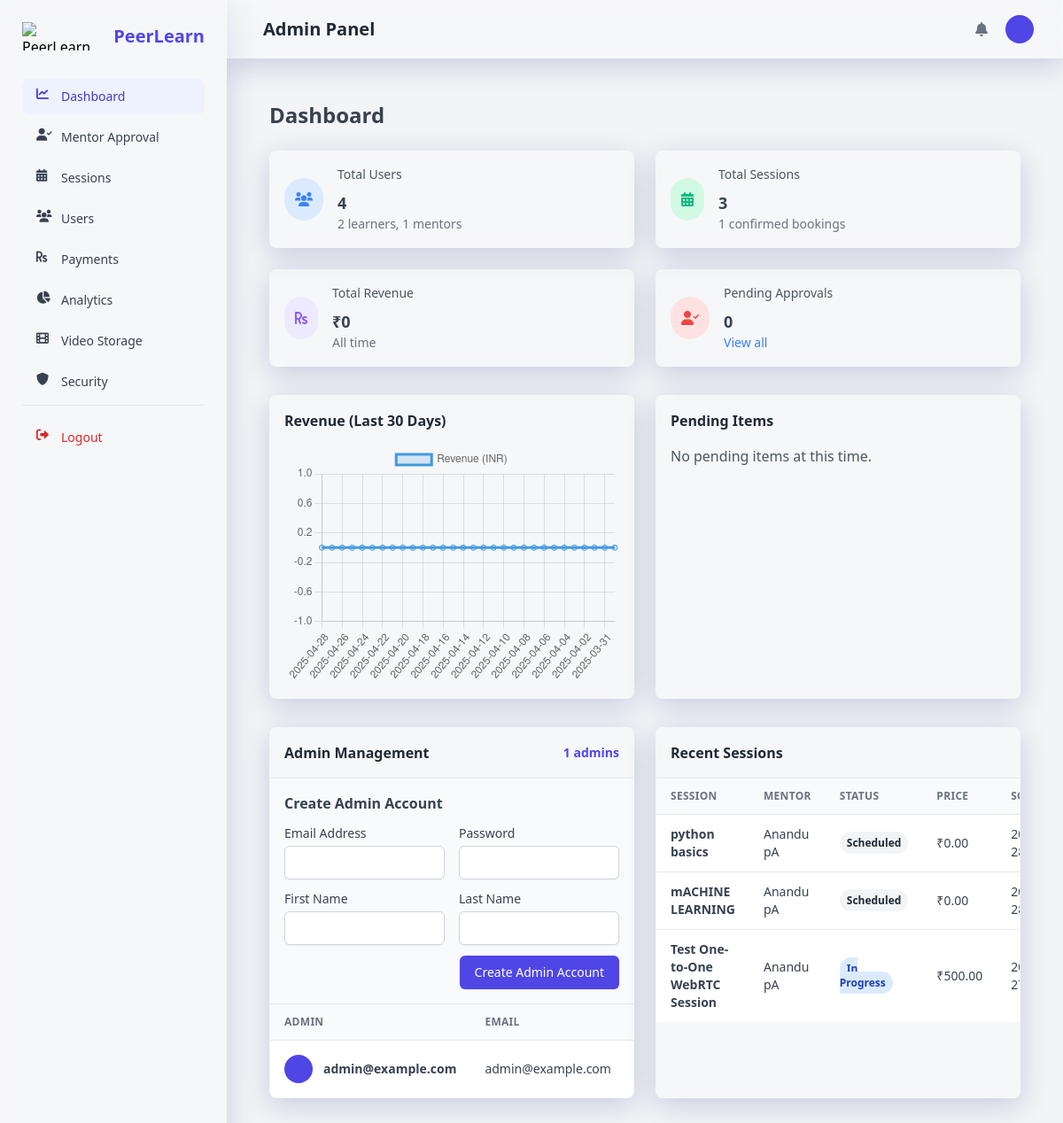
/admin-panel/ (signed in), run on an earlier commit of the app's database.
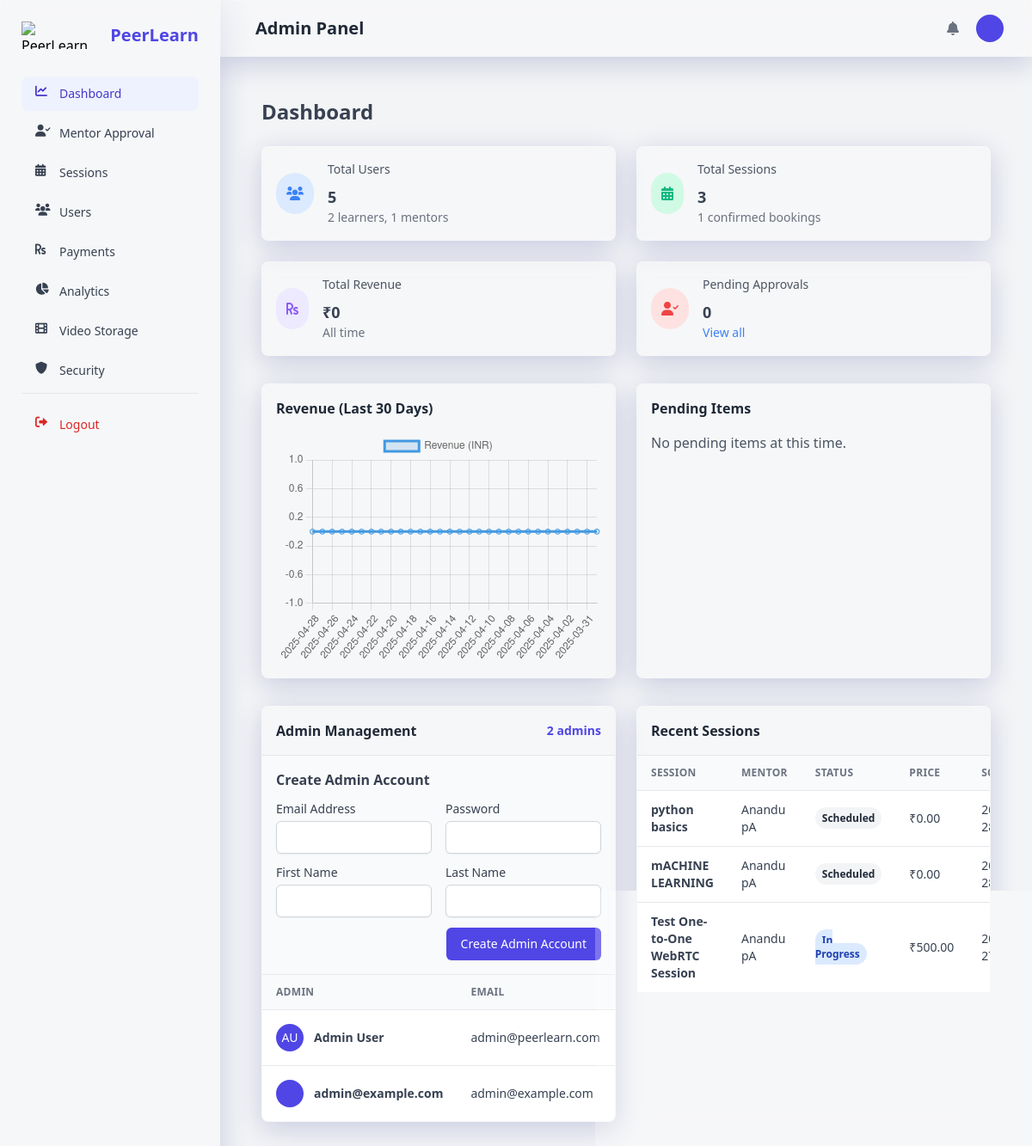
And on a later commit of the database.
### users/models.py (models this page shows, shortened)
class User(AbstractUser):
    ROLE_CHOICES = (
        ('learner', _('Learner')),
        ('mentor', _('Mentor')),
        ('admin', _('Admin')),
    )
    username = None
    email = models.EmailField(_('email address'), unique=True)
    profile_picture = models.ImageField(_('profile picture'), upload_to='profile_pictures/', blank=True, null=True)
    role = models.CharField(_('role'), max_length=10, choices=ROLE_CHOICES, default='learner')
    two_factor_enabled = models.BooleanField(_('two-factor authentication'), default=False)
    USERNAME_FIELD = 'email'
    REQUIRED_FIELDS = []
    objects = UserManager()
    def get_full_name(self):
        return f"{self.first_name} {self.last_name}".strip() or self.email
    full_name = property(get_full_name)

class MentorProfile(models.Model):
    user = models.OneToOneField(User, on_delete=models.CASCADE, related_name='mentor_profile')
    expertise = models.CharField(_('area of expertise'), max_length=255)
    bio = models.TextField(_('biography'))
    hourly_rate = models.DecimalField(_('hourly rate'), max_digits=10, decimal_places=2)
    is_approved = models.BooleanField(_('approved status'), default=False)
    intro_video = models.URLField(_('introduction video'), blank=True, null=True)
    average_rating = models.DecimalField(_('average rating'), max_digits=3, decimal_places=2, default=0)
    total_reviews = models.PositiveIntegerField(_('total reviews'), default=0)
    created_at = models.DateTimeField(auto_now_add=True)
    updated_at = models.DateTimeField(auto_now=True)

### learning_sessions/models.py (models this page shows, shortened)
class Session(models.Model):
    STATUS_CHOICES = (
        ('scheduled', _('Scheduled')),
        ('in_progress', _('In Progress')),
        ('completed', _('Completed')),
        ('cancelled', _('Cancelled')),
    )
    mentor = models.ForeignKey(MentorProfile, on_delete=models.CASCADE, related_name='sessions')
    title = models.CharField(_('title'), max_length=255)
    description = models.TextField(_('description'))
    topics_to_cover = models.TextField(_('topics to cover'), blank=True, help_text=_("List of topics that will be covered in this session"))
    start_time = models.DateTimeField(_('start time'))
    end_time = models.DateTimeField(_('end time'))
    price = models.DecimalField(_('price'), max_digits=10, decimal_places=2)
    max_participants = models.PositiveIntegerField(_('maximum participants'), default=1)
    current_participants = models.PositiveIntegerField(_('current participants'), default=0)
    status = models.CharField(_('status'), max_length=20, choices=STATUS_CHOICES, default='scheduled')
    tags = models.CharField(_('tags'), max_length=255, blank=True, help_text=_("Comma-separated tags"))
    thumbnail = models.ImageField(_('thumbnail'), upload_to='session_thumbnails/', blank=True, null=True)
    created_at = models.DateTimeField(auto_now_add=True)
    updated_at = models.DateTimeField(auto_now=True)
    class Meta:
        ordering = ['start_time']
        indexes = [
            models.Index(fields=['start_time']),
            models.Index(fields=['status']),
        ]

### admin_panel/views.py (the view)
# urls.py: path('', views.admin_dashboard, name='admin_dashboard'),
@login_required
@user_passes_test(is_admin)
def admin_dashboard(request):
    total_users = User.objects.count()
    total_learners = User.objects.filter(role='learner').count()
    total_mentors = User.objects.filter(role='mentor').count()
    total_admins = User.objects.filter(role='admin').count()
    total_sessions = Session.objects.count()
    total_bookings = Booking.objects.filter(status='confirmed').count()
    total_revenue = Transaction.objects.filter(status='completed').aggregate(Sum('amount'))['amount__sum'] or 0
    pending_mentors = MentorProfile.objects.filter(is_approved=False).select_related('user')
    pending_withdrawals = WithdrawalRequest.objects.filter(status='pending').select_related('mentor__user')
    admin_users = User.objects.filter(role='admin').order_by('-date_joined')
    thirty_days_ago = timezone.now() - timedelta(days=30)
    recent_transactions = Transaction.objects.filter(
        status='completed',
        created_at__gte=thirty_days_ago
    )
    revenue_by_day = {}
    for i in range(30):
        day = (timezone.now() - timedelta(days=i)).date()
        revenue_by_day[day.strftime('%Y-%m-%d')] = 0
    for transaction in recent_transactions:
        day = transaction.created_at.date().strftime('%Y-%m-%d')
        if day in revenue_by_day:
            revenue_by_day[day] += float(transaction.amount)
    chart_labels = list(revenue_by_day.keys())
    chart_data = list(revenue_by_day.values())
    recent_sessions = Session.objects.all().order_by('-created_at')[:10]
    context = {
        'total_users': total_users,
        'total_learners': total_learners,
        'total_mentors': total_mentors,
        'total_admins': total_admins,
        'total_sessions': total_sessions,
        'total_bookings': total_bookings,
        'total_revenue': total_revenue,
        'pending_mentors': pending_mentors,
        'pending_withdrawals': pending_withdrawals,
        'chart_labels': chart_labels,
        'chart_data': chart_data,
        'recent_sessions': recent_sessions,
        'admin_users': admin_users,
    }
    return render(request, 'admin_panel/dashboard.html', context)

### admin_panel/views.py (called while the page is built)
def is_admin(user):
    return user.is_authenticated and user.role == 'admin'

### templates/admin_panel/dashboard.html (shortened to what the changed rows need)
{% extends 'admin_panel/base.html' %}
{% load static %}
{% load i18n %}
{% block content %}
<div class="container px-6 mx-auto grid">
    <h2 class="my-6 text-2xl font-semibold text-gray-700">
        {% trans "Dashboard" %}
    </h2>
    <div class="grid gap-6 mb-8 md:grid-cols-2 xl:grid-cols-4">
        <div class="flex items-center p-4 bg-white rounded-lg shadow-xs glassmorphism">
            <div>
                <p class="mb-2 text-sm font-medium text-gray-600">
                    {% trans "Total Users" %}
                </p>
                <p class="text-lg font-semibold text-gray-700">
                    {{ total_users }}
                </p>
                <p class="text-sm text-gray-500">
                    {{ total_learners }} {% trans "learners" %}, {{ total_mentors }} {% trans "mentors" %}
                </p>
            </div>
        </div>
    </div>
    <div class="grid gap-6 mb-8 md:grid-cols-2">
        <div class="w-full overflow-hidden rounded-lg shadow-xs glassmorphism mb-8">
            <div class="w-full overflow-x-auto">
                <h4 class="font-semibold text-gray-800 p-4 border-b flex items-center justify-between">
                    <span>{% trans "Admin Management" %}</span>
                    <span class="text-sm text-indigo-600">{{ total_admins }} {% trans "admins" %}</span>
                </h4>
                {% if admin_users %}
                <table class="w-full whitespace-no-wrap">
                    <thead>
                        <tr class="text-xs font-semibold tracking-wide text-left text-gray-500 uppercase border-b bg-gray-50">
                            <th class="px-4 py-3">{% trans "Admin" %}</th>
                            <th class="px-4 py-3">{% trans "Email" %}</th>
                            <th class="px-4 py-3">{% trans "Joined" %}</th>
                        </tr>
                    </thead>
                    <tbody class="bg-white divide-y">
                        {% for admin in admin_users %}
                        <tr class="text-gray-700">
                            <td class="px-4 py-3">
                                <div class="flex items-center text-sm">
                                    <div class="h-8 w-8 rounded-full bg-indigo-600 flex items-center justify-center text-white uppercase mr-3">
                                        {{ admin.first_name|first }}{{ admin.last_name|first }}
                                    </div>
                                    <div class="font-semibold">{{ admin.get_full_name }}</div>
                                </div>
                            </td>
                            <td class="px-4 py-3 text-sm">
                                {{ admin.email }}
                            </td>
                            <td class="px-4 py-3 text-sm">
                            </td>
                        </tr>
                        {% endfor %}
                    </tbody>
                </table>
                {% else %}
                <div class="p-4 text-center text-gray-500">
                    {% trans "No admin users found." %}
                </div>
                {% endif %}
            </div>
        </div>
        <div class="w-full overflow-hidden rounded-lg shadow-xs glassmorphism mb-8">
            <div class="w-full overflow-x-auto">
                <table class="w-full whitespace-no-wrap">
                    <thead>
                        <tr class="text-xs font-semibold tracking-wide text-left text-gray-500 uppercase border-b bg-gray-50">
                            <th class="px-4 py-3">{% trans "Session" %}</th>
                            <th class="px-4 py-3">{% trans "Mentor" %}</th>
                            <th class="px-4 py-3">{% trans "Status" %}</th>
                            <th class="px-4 py-3">{% trans "Price" %}</th>
                            <th class="px-4 py-3">{% trans "Schedule" %}</th>
                        </tr>
                    </thead>
                    <tbody class="bg-white divide-y">
                        {% for session in recent_sessions %}
                        <tr class="text-gray-700">
                            <td class="px-4 py-3">
                                <div class="flex items-center text-sm">
                                    <div class="font-semibold">{{ session.title }}</div>
                                </div>
                            </td>
                            <td class="px-4 py-3 text-sm">
                                {{ session.mentor.user.get_full_name }}
                            </td>
                            <td class="px-4 py-3 text-xs">
                                <span class="px-2 py-1 font-semibold leading-tight rounded-full
                                {% if session.status == 'scheduled' %}
                                    bg-gray-100 text-gray-800
                                {% elif session.status == 'in_progress' %}
                                    bg-blue-100 text-blue-800
                                {% elif session.status == 'completed' %}
                                    bg-green-100 text-green-800
                                {% elif session.status == 'cancelled' %}
                                    bg-red-100 text-red-800
                                {% endif %}">
                                    {{ session.get_status_display }}
                                </span>
                            </td>
                            <td class="px-4 py-3 text-sm">
                                ₹{{ session.price }}
                            </td>
                            <td class="px-4 py-3 text-sm">
                                {{ session.start_time|date:"Y-m-d H:i" }}
                            </td>
                        </tr>
                        {% empty %}
                        <tr>
                            <td colspan="5" class="px-4 py-3 text-center text-gray-500">
                                {% trans "No sessions found." %}
                            </td>
                        </tr>
                        {% endfor %}
                    </tbody>
                </table>
            </div>
        </div>
    </div>
</div>
{% endblock %}
{% block extra_js %}
<script>
    document.addEventListener('DOMContentLoaded', function() {
        // Setup revenue chart
        const revenueCanvas = document.getElementById('revenue-chart');
        const chartLabels = {{ chart_labels|safe }};
        const chartData = {{ chart_data|safe }};
        new Chart(revenueCanvas, {
            type: 'line',
            data: {
                labels: chartLabels,
                datasets: [{
                    label: '{% trans "Revenue (INR)" %}',
                    backgroundColor: 'rgba(66, 153, 225, 0.2)',
                    borderColor: 'rgba(66, 153, 225, 1)',
                    data: chartData,
                    fill: true,
                }],
            },
            options: {
                maintainAspectRatio: false,
                responsive: true,
                tooltips: {
                    mode: 'index',
                    intersect: false,
                    callbacks: {
                        label: function(tooltipItem, data) {
                            return '₹' + tooltipItem.yLabel.toFixed(2);
                        }
                    }
                },
                hover: {
                    mode: 'nearest',
                    intersect: true
                },
                scales: {
                    xAxes: [{
                        gridLines: {
                            display: false
                        },
                        ticks: {
                            maxTicksLimit: 10
                        }
                    }],
                    yAxes: [{
                        ticks: {
                            beginAtZero: true,
                            callback: function(value) {
                                return '₹' + value;
                            }
                        }
                    }]
                },
                legend: {
                    display: false
                }
            }
        });
    });
</script>
{% endblock %}

What changed in the data, as far as the page shows it:
added User: first_name|first "A", last_name|first "U", get_full_name "Admin User", email "admin@peerlearn.com"
Also different on the page:
{{ total_users }}: "4" → "5"
{{ total_admins }}: "1" → "2"
